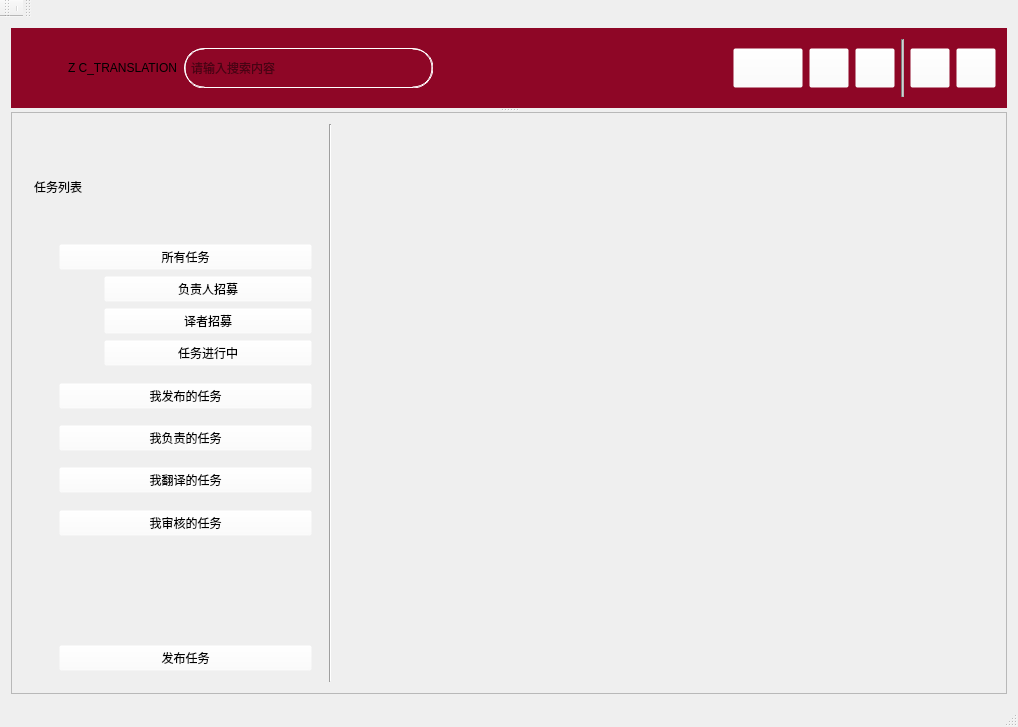
<?xml version="1.0" encoding="UTF-8"?>
<ui version="4.0">
 <class>MainWindow</class>
 <widget class="QMainWindow" name="MainWindow">
  <property name="geometry">
   <rect>
    <x>0</x>
    <y>0</y>
    <width>1018</width>
    <height>727</height>
   </rect>
  </property>
  <property name="windowTitle">
   <string>MainWindow</string>
  </property>
  <widget class="QWidget" name="centralWidget">
   <layout class="QHBoxLayout" name="horizontalLayout_3">
    <item>
     <widget class="QSplitter" name="splitter">
      <property name="orientation">
       <enum>Qt::Vertical</enum>
      </property>
      <widget class="QWidget" name="m_toolBar" native="true">
       <property name="minimumSize">
        <size>
         <width>0</width>
         <height>80</height>
        </size>
       </property>
       <property name="maximumSize">
        <size>
         <width>16777215</width>
         <height>80</height>
        </size>
       </property>
       <property name="cursor">
        <cursorShape>ArrowCursor</cursorShape>
       </property>
       <property name="styleSheet">
        <string notr="true">#m_toolBar{background-color: rgb(142, 6, 38);}

#labelPicture
{background-color: rgba(255, 255, 255, 0);
border-image: url(:/new/prefix1/m_icon/user.png);}
#labelPicture:hover{background-color: rgba(255, 255, 255, 0);
border-image: url(:/new/prefix1/m_icon/user-fill.png);}
#labelPicture:pressed{background-color: rgba(255, 255, 255, 0);
border-image: url(:/new/prefix1/m_icon/user-fill.png);}


#btnUser{background-color: rgba(255, 255, 255, 10);}



#btnMessage{background-color: rgba(255, 255, 255, 0);
border-image: url(:/new/prefix1/m_icon/bell.png);}
#btnMessage:hover{background-color: rgba(255, 255, 255, 0);
border-image: url(:/new/prefix1/m_icon/bell_fill.png);}
#btnMessage:pressed{background-color: rgba(255, 255, 255, 0);
border-image: url(:/new/prefix1/m_icon/bell_fill.png);}

#btnSet{background-color: rgba(255, 255, 255, 0);
border-image: url(:/new/prefix1/m_icon/setting.png);}
#btnSet:hover{background-color: rgba(255, 255, 255, 0);
border-image: url(:/new/prefix1/m_icon/setting-fill.png);}
#btnSet:pressed{background-color: rgba(255, 255, 255, 0);
border-image:  url(:/new/prefix1/m_icon/setting-fill.png);}



#btnMin{background-color: rgba(255, 255, 255, 0);
border-image: url(:/new/prefix1/m_icon/minus-circle.png);}
#btnMin:hover{background-color: rgba(255, 255, 255, 0);
border-image: url(:/new/prefix1/m_icon/minus-circle-fill.png);}
#btnMin:pressed{background-color: rgba(255, 255, 255, 0);
border-image: url(:/new/prefix1/m_icon/minus-circle-fill.png);}

#btnClose{background-color: rgba(255, 255, 255, 0);
border-image: url(:/new/prefix1/m_icon/close-circle.png);}
#btnClose:hover{background-color: rgba(255, 255, 255, 0);
border-image: url(:/new/prefix1//m_icon/close-circle-fill.png);}
#btnClose:pressed{background-color: rgba(255, 255, 255, 0);
border-image: url(:/new/prefix1/m_icon/close-circle-fill.png);}
</string>
       </property>
       <layout class="QHBoxLayout" name="horizontalLayout">
        <item>
         <widget class="QLabel" name="labelLogo">
          <property name="minimumSize">
           <size>
            <width>40</width>
            <height>40</height>
           </size>
          </property>
          <property name="maximumSize">
           <size>
            <width>40</width>
            <height>40</height>
           </size>
          </property>
          <property name="styleSheet">
           <string notr="true">border-image: url(:/new/prefix1/C:/Users/z/Desktop/icon_image/raven.png);</string>
          </property>
          <property name="text">
           <string/>
          </property>
         </widget>
        </item>
        <item>
         <widget class="QLabel" name="labelPaltformName">
          <property name="minimumSize">
           <size>
            <width>0</width>
            <height>40</height>
           </size>
          </property>
          <property name="maximumSize">
           <size>
            <width>16777215</width>
            <height>40</height>
           </size>
          </property>
          <property name="styleSheet">
           <string notr="true">font: 9pt &quot;GothicE&quot;;</string>
          </property>
          <property name="text">
           <string>Z C_TRANSLATION</string>
          </property>
         </widget>
        </item>
        <item>
         <widget class="QLineEdit" name="lineEdit">
          <property name="minimumSize">
           <size>
            <width>200</width>
            <height>40</height>
           </size>
          </property>
          <property name="maximumSize">
           <size>
            <width>16777215</width>
            <height>40</height>
           </size>
          </property>
          <property name="styleSheet">
           <string notr="true">background:transparent;
font: 25 7pt &quot;等线 Light&quot;;

border:1px groove white;
border-radius:20px;
padding:2px 4px;</string>
          </property>
          <property name="text">
           <string/>
          </property>
          <property name="placeholderText">
           <string>请输入搜索内容</string>
          </property>
         </widget>
        </item>
        <item>
         <spacer name="horizontalSpacer_4">
          <property name="orientation">
           <enum>Qt::Horizontal</enum>
          </property>
          <property name="sizeHint" stdset="0">
           <size>
            <width>118</width>
            <height>20</height>
           </size>
          </property>
         </spacer>
        </item>
        <item>
         <widget class="QLabel" name="labelPicture">
          <property name="minimumSize">
           <size>
            <width>40</width>
            <height>40</height>
           </size>
          </property>
          <property name="maximumSize">
           <size>
            <width>40</width>
            <height>40</height>
           </size>
          </property>
          <property name="text">
           <string/>
          </property>
         </widget>
        </item>
        <item>
         <widget class="QPushButton" name="btnUser">
          <property name="minimumSize">
           <size>
            <width>70</width>
            <height>40</height>
           </size>
          </property>
          <property name="maximumSize">
           <size>
            <width>16777215</width>
            <height>40</height>
           </size>
          </property>
          <property name="cursor">
           <cursorShape>PointingHandCursor</cursorShape>
          </property>
          <property name="text">
           <string/>
          </property>
         </widget>
        </item>
        <item>
         <widget class="QPushButton" name="btnMessage">
          <property name="minimumSize">
           <size>
            <width>40</width>
            <height>40</height>
           </size>
          </property>
          <property name="maximumSize">
           <size>
            <width>40</width>
            <height>40</height>
           </size>
          </property>
          <property name="cursor">
           <cursorShape>PointingHandCursor</cursorShape>
          </property>
          <property name="styleSheet">
           <string notr="true"/>
          </property>
          <property name="text">
           <string/>
          </property>
         </widget>
        </item>
        <item>
         <widget class="QPushButton" name="btnSet">
          <property name="minimumSize">
           <size>
            <width>40</width>
            <height>40</height>
           </size>
          </property>
          <property name="maximumSize">
           <size>
            <width>40</width>
            <height>40</height>
           </size>
          </property>
          <property name="text">
           <string/>
          </property>
         </widget>
        </item>
        <item>
         <widget class="Line" name="line">
          <property name="font">
           <font>
            <pointsize>6</pointsize>
           </font>
          </property>
          <property name="styleSheet">
           <string notr="true">background-color: rgb(183, 183, 183);</string>
          </property>
          <property name="orientation">
           <enum>Qt::Vertical</enum>
          </property>
         </widget>
        </item>
        <item>
         <widget class="QPushButton" name="btnMin">
          <property name="minimumSize">
           <size>
            <width>40</width>
            <height>40</height>
           </size>
          </property>
          <property name="maximumSize">
           <size>
            <width>40</width>
            <height>40</height>
           </size>
          </property>
          <property name="text">
           <string/>
          </property>
         </widget>
        </item>
        <item>
         <widget class="QPushButton" name="btnClose">
          <property name="minimumSize">
           <size>
            <width>40</width>
            <height>40</height>
           </size>
          </property>
          <property name="maximumSize">
           <size>
            <width>40</width>
            <height>40</height>
           </size>
          </property>
          <property name="text">
           <string/>
          </property>
         </widget>
        </item>
       </layout>
      </widget>
      <widget class="QFrame" name="frame">
       <property name="styleSheet">
        <string notr="true">#frame{
	border-image: url(:/new/prefix1/m_icon/58a6bf16282d2.png);}

#btnAllAssign{
background-color: rgba(255, 255, 255, 0);}
#btnAllAssign:hover{
background-color: rgba(244, 244, 244, 80);}

#btnMyPub{
background-color: rgba(255, 255, 255, 0);}
#btnMyPub:hover{
background-color: rgba(244, 244, 244, 80);}

#btnMyManager{
background-color: rgba(255, 255, 255, 0);}
#btnMyManager:hover{
background-color: rgba(244, 244, 244, 80);}

#btnMyTran{
background-color: rgba(255, 255, 255, 0);}
#btnMyTran:hover{
background-color: rgba(244, 244, 244, 80);}

#btnMyReview{
background-color: rgba(255, 255, 255, 0);}
#btnMyReview:hover{
background-color: rgba(244, 244, 244, 80);}

#btnFindManager{
background-color: rgba(255, 255, 255, 0);}
#btnFindManager:hover{
background-color: rgba(244, 244, 244, 80);}

#btnFindTran{
background-color: rgba(255, 255, 255, 0);}
#btnFindTran:hover{
background-color: rgba(244, 244, 244, 80);}

#btnProgressing{
background-color: rgba(255, 255, 255, 0);}
#btnProgressing:hover{
background-color: rgba(244, 244, 244, 80);}

#btnPublish{
background-color: rgba(255, 255, 255, 0);}
#btnPublish:hover{
background-color: rgba(244, 244, 244, 80);}</string>
       </property>
       <property name="frameShape">
        <enum>QFrame::StyledPanel</enum>
       </property>
       <property name="frameShadow">
        <enum>QFrame::Raised</enum>
       </property>
       <layout class="QHBoxLayout" name="horizontalLayout_12">
        <item>
         <widget class="QWidget" name="widget" native="true">
          <property name="maximumSize">
           <size>
            <width>300</width>
            <height>16777215</height>
           </size>
          </property>
          <layout class="QVBoxLayout" name="verticalLayout" stretch="10,10,8,8,8,1,10,1,10,1,10,1,10,10,0">
           <item>
            <widget class="QLabel" name="label">
             <property name="styleSheet">
              <string notr="true">font: 18pt &quot;宋体&quot;;</string>
             </property>
             <property name="text">
              <string>任务列表</string>
             </property>
            </widget>
           </item>
           <item>
            <layout class="QHBoxLayout" name="horizontalLayout_2" stretch="1,10">
             <item>
              <spacer name="horizontalSpacer">
               <property name="orientation">
                <enum>Qt::Horizontal</enum>
               </property>
               <property name="sizeHint" stdset="0">
                <size>
                 <width>40</width>
                 <height>20</height>
                </size>
               </property>
              </spacer>
             </item>
             <item>
              <widget class="QPushButton" name="btnAllAssign">
               <property name="cursor">
                <cursorShape>PointingHandCursor</cursorShape>
               </property>
               <property name="text">
                <string>所有任务</string>
               </property>
               <property name="icon">
                <iconset resource="image.qrc">
                 <normaloff>:/new/prefix1/m_icon/assignment.png</normaloff>:/new/prefix1/m_icon/assignment.png</iconset>
               </property>
              </widget>
             </item>
            </layout>
           </item>
           <item>
            <layout class="QHBoxLayout" name="horizontalLayout_8" stretch="1,3">
             <item>
              <spacer name="horizontalSpacer_7">
               <property name="orientation">
                <enum>Qt::Horizontal</enum>
               </property>
               <property name="sizeHint" stdset="0">
                <size>
                 <width>40</width>
                 <height>20</height>
                </size>
               </property>
              </spacer>
             </item>
             <item>
              <widget class="QPushButton" name="btnFindManager">
               <property name="text">
                <string>负责人招募</string>
               </property>
               <property name="icon">
                <iconset resource="image.qrc">
                 <normaloff>:/new/prefix1/m_icon/findMan.png</normaloff>:/new/prefix1/m_icon/findMan.png</iconset>
               </property>
              </widget>
             </item>
            </layout>
           </item>
           <item>
            <layout class="QHBoxLayout" name="horizontalLayout_10" stretch="1,3">
             <item>
              <spacer name="horizontalSpacer_8">
               <property name="orientation">
                <enum>Qt::Horizontal</enum>
               </property>
               <property name="sizeHint" stdset="0">
                <size>
                 <width>40</width>
                 <height>20</height>
                </size>
               </property>
              </spacer>
             </item>
             <item>
              <widget class="QPushButton" name="btnFindTran">
               <property name="styleSheet">
                <string notr="true">font: 10pt &quot;宋体&quot;;</string>
               </property>
               <property name="text">
                <string>译者招募</string>
               </property>
               <property name="icon">
                <iconset resource="image.qrc">
                 <normaloff>:/new/prefix1/m_icon/findTran.png</normaloff>:/new/prefix1/m_icon/findTran.png</iconset>
               </property>
              </widget>
             </item>
            </layout>
           </item>
           <item>
            <layout class="QHBoxLayout" name="horizontalLayout_11" stretch="1,3">
             <item>
              <spacer name="horizontalSpacer_9">
               <property name="orientation">
                <enum>Qt::Horizontal</enum>
               </property>
               <property name="sizeHint" stdset="0">
                <size>
                 <width>40</width>
                 <height>20</height>
                </size>
               </property>
              </spacer>
             </item>
             <item>
              <widget class="QPushButton" name="btnProgressing">
               <property name="text">
                <string>任务进行中</string>
               </property>
               <property name="icon">
                <iconset resource="image.qrc">
                 <normaloff>:/new/prefix1/m_icon/progressing.png</normaloff>:/new/prefix1/m_icon/progressing.png</iconset>
               </property>
              </widget>
             </item>
            </layout>
           </item>
           <item>
            <spacer name="verticalSpacer_6">
             <property name="orientation">
              <enum>Qt::Vertical</enum>
             </property>
             <property name="sizeHint" stdset="0">
              <size>
               <width>20</width>
               <height>17</height>
              </size>
             </property>
            </spacer>
           </item>
           <item>
            <layout class="QHBoxLayout" name="horizontalLayout_4" stretch="1,10">
             <item>
              <spacer name="horizontalSpacer_2">
               <property name="orientation">
                <enum>Qt::Horizontal</enum>
               </property>
               <property name="sizeHint" stdset="0">
                <size>
                 <width>40</width>
                 <height>20</height>
                </size>
               </property>
              </spacer>
             </item>
             <item>
              <widget class="QPushButton" name="btnMyPub">
               <property name="cursor">
                <cursorShape>PointingHandCursor</cursorShape>
               </property>
               <property name="text">
                <string>我发布的任务</string>
               </property>
               <property name="icon">
                <iconset resource="image.qrc">
                 <normaloff>:/new/prefix1/m_icon/lancher.png</normaloff>:/new/prefix1/m_icon/lancher.png</iconset>
               </property>
              </widget>
             </item>
            </layout>
           </item>
           <item>
            <spacer name="verticalSpacer_4">
             <property name="orientation">
              <enum>Qt::Vertical</enum>
             </property>
             <property name="sizeHint" stdset="0">
              <size>
               <width>20</width>
               <height>17</height>
              </size>
             </property>
            </spacer>
           </item>
           <item>
            <layout class="QHBoxLayout" name="horizontalLayout_5" stretch="1,10">
             <item>
              <spacer name="horizontalSpacer_3">
               <property name="orientation">
                <enum>Qt::Horizontal</enum>
               </property>
               <property name="sizeHint" stdset="0">
                <size>
                 <width>40</width>
                 <height>20</height>
                </size>
               </property>
              </spacer>
             </item>
             <item>
              <widget class="QPushButton" name="btnMyManager">
               <property name="cursor">
                <cursorShape>PointingHandCursor</cursorShape>
               </property>
               <property name="text">
                <string>我负责的任务</string>
               </property>
               <property name="icon">
                <iconset resource="image.qrc">
                 <normaloff>:/new/prefix1/m_icon/manager.png</normaloff>:/new/prefix1/m_icon/manager.png</iconset>
               </property>
              </widget>
             </item>
            </layout>
           </item>
           <item>
            <spacer name="verticalSpacer_5">
             <property name="orientation">
              <enum>Qt::Vertical</enum>
             </property>
             <property name="sizeHint" stdset="0">
              <size>
               <width>20</width>
               <height>17</height>
              </size>
             </property>
            </spacer>
           </item>
           <item>
            <layout class="QHBoxLayout" name="horizontalLayout_6" stretch="1,10">
             <item>
              <spacer name="horizontalSpacer_5">
               <property name="orientation">
                <enum>Qt::Horizontal</enum>
               </property>
               <property name="sizeHint" stdset="0">
                <size>
                 <width>40</width>
                 <height>20</height>
                </size>
               </property>
              </spacer>
             </item>
             <item>
              <widget class="QPushButton" name="btnMyTran">
               <property name="cursor">
                <cursorShape>PointingHandCursor</cursorShape>
               </property>
               <property name="text">
                <string>我翻译的任务</string>
               </property>
               <property name="icon">
                <iconset resource="image.qrc">
                 <normaloff>:/new/prefix1/m_icon/trans.png</normaloff>:/new/prefix1/m_icon/trans.png</iconset>
               </property>
              </widget>
             </item>
            </layout>
           </item>
           <item>
            <spacer name="verticalSpacer_3">
             <property name="orientation">
              <enum>Qt::Vertical</enum>
             </property>
             <property name="sizeHint" stdset="0">
              <size>
               <width>20</width>
               <height>18</height>
              </size>
             </property>
            </spacer>
           </item>
           <item>
            <layout class="QHBoxLayout" name="horizontalLayout_7" stretch="1,10">
             <item>
              <spacer name="horizontalSpacer_6">
               <property name="orientation">
                <enum>Qt::Horizontal</enum>
               </property>
               <property name="sizeHint" stdset="0">
                <size>
                 <width>40</width>
                 <height>20</height>
                </size>
               </property>
              </spacer>
             </item>
             <item>
              <widget class="QPushButton" name="btnMyReview">
               <property name="cursor">
                <cursorShape>PointingHandCursor</cursorShape>
               </property>
               <property name="text">
                <string>我审核的任务</string>
               </property>
               <property name="icon">
                <iconset resource="image.qrc">
                 <normaloff>:/new/prefix1/m_icon/review.png</normaloff>:/new/prefix1/m_icon/review.png</iconset>
               </property>
              </widget>
             </item>
            </layout>
           </item>
           <item>
            <spacer name="verticalSpacer">
             <property name="orientation">
              <enum>Qt::Vertical</enum>
             </property>
             <property name="sizeHint" stdset="0">
              <size>
               <width>20</width>
               <height>40</height>
              </size>
             </property>
            </spacer>
           </item>
           <item>
            <layout class="QHBoxLayout" name="horizontalLayout_9" stretch="1,10">
             <item>
              <spacer name="horizontalSpacer_10">
               <property name="orientation">
                <enum>Qt::Horizontal</enum>
               </property>
               <property name="sizeHint" stdset="0">
                <size>
                 <width>40</width>
                 <height>20</height>
                </size>
               </property>
              </spacer>
             </item>
             <item>
              <widget class="QPushButton" name="btnPublish">
               <property name="styleSheet">
                <string notr="true">font: 14pt &quot;宋体&quot;;</string>
               </property>
               <property name="text">
                <string>发布任务</string>
               </property>
               <property name="icon">
                <iconset resource="image.qrc">
                 <normaloff>:/new/prefix1/m_icon/launch.png</normaloff>:/new/prefix1/m_icon/launch.png</iconset>
               </property>
              </widget>
             </item>
            </layout>
           </item>
          </layout>
         </widget>
        </item>
        <item>
         <widget class="Line" name="line_2">
          <property name="orientation">
           <enum>Qt::Vertical</enum>
          </property>
         </widget>
        </item>
        <item>
         <widget class="QTableWidget" name="tableWidget">
          <property name="styleSheet">
           <string notr="true">background-color: rgba(255, 255, 255, 0);
selection-background-color: rgba(255, 255, 255,255);
gridline-color: rgba(255, 255, 255, 0);</string>
          </property>
         </widget>
        </item>
       </layout>
      </widget>
     </widget>
    </item>
   </layout>
  </widget>
  <widget class="QMenuBar" name="menuBar">
   <property name="geometry">
    <rect>
     <x>0</x>
     <y>0</y>
     <width>1018</width>
     <height>26</height>
    </rect>
   </property>
  </widget>
  <widget class="QToolBar" name="mainToolBar">
   <property name="styleSheet">
    <string notr="true">QAciton#actionSearch{
border-image: url(:/new/prefix1/C:/Users/z/Desktop/icon_image/search.png);}
QAciton#actionSearch:hover{
border-image: url(:/new/prefix1/C:/Users/z/Desktop/icon_image/search.png);}</string>
   </property>
   <attribute name="toolBarArea">
    <enum>TopToolBarArea</enum>
   </attribute>
   <attribute name="toolBarBreak">
    <bool>false</bool>
   </attribute>
   <addaction name="separator"/>
  </widget>
  <widget class="QStatusBar" name="statusBar"/>
  <widget class="QToolBar" name="toolBar">
   <property name="windowTitle">
    <string>toolBar</string>
   </property>
   <property name="styleSheet">
    <string notr="true">background-color: rgba(255, 255, 255, 0);
border:0;</string>
   </property>
   <attribute name="toolBarArea">
    <enum>TopToolBarArea</enum>
   </attribute>
   <attribute name="toolBarBreak">
    <bool>false</bool>
   </attribute>
  </widget>
  <action name="actionSearch">
   <property name="icon">
    <iconset resource="image.qrc">
     <normaloff>:/new/prefix1/m_icon/search_click.png</normaloff>:/new/prefix1/m_icon/search_click.png</iconset>
   </property>
   <property name="text">
    <string>Search</string>
   </property>
  </action>
  <action name="actionBasicPreserved">
   <property name="icon">
    <iconset>
     <normaloff>m_icon/edit.png</normaloff>m_icon/edit.png</iconset>
   </property>
   <property name="text">
    <string>用户基本信息维护</string>
   </property>
  </action>
  <action name="actionRealNameAuth">
   <property name="icon">
    <iconset>
     <normaloff>m_icon/realName.png</normaloff>m_icon/realName.png</iconset>
   </property>
   <property name="text">
    <string>资质认证</string>
   </property>
  </action>
  <action name="actionLogOut">
   <property name="icon">
    <iconset>
     <normaloff>m_icon/log_out.png</normaloff>m_icon/log_out.png</iconset>
   </property>
   <property name="text">
    <string>注销</string>
   </property>
  </action>
  <action name="actionRecharge">
   <property name="icon">
    <iconset>
     <normaloff>m_icon/YUAN.png</normaloff>m_icon/YUAN.png</iconset>
   </property>
   <property name="text">
    <string>充值</string>
   </property>
  </action>
  <action name="actionResetCode">
   <property name="icon">
    <iconset>
     <normaloff>m_icon/lock.png</normaloff>m_icon/lock.png</iconset>
   </property>
   <property name="text">
    <string>更改密码</string>
   </property>
  </action>
  <action name="action">
   <property name="text">
    <string>用户认证</string>
   </property>
  </action>
 </widget>
 <layoutdefault spacing="6" margin="11"/>
 <resources>
  <include location="image.qrc"/>
 </resources>
 <connections/>
</ui>
